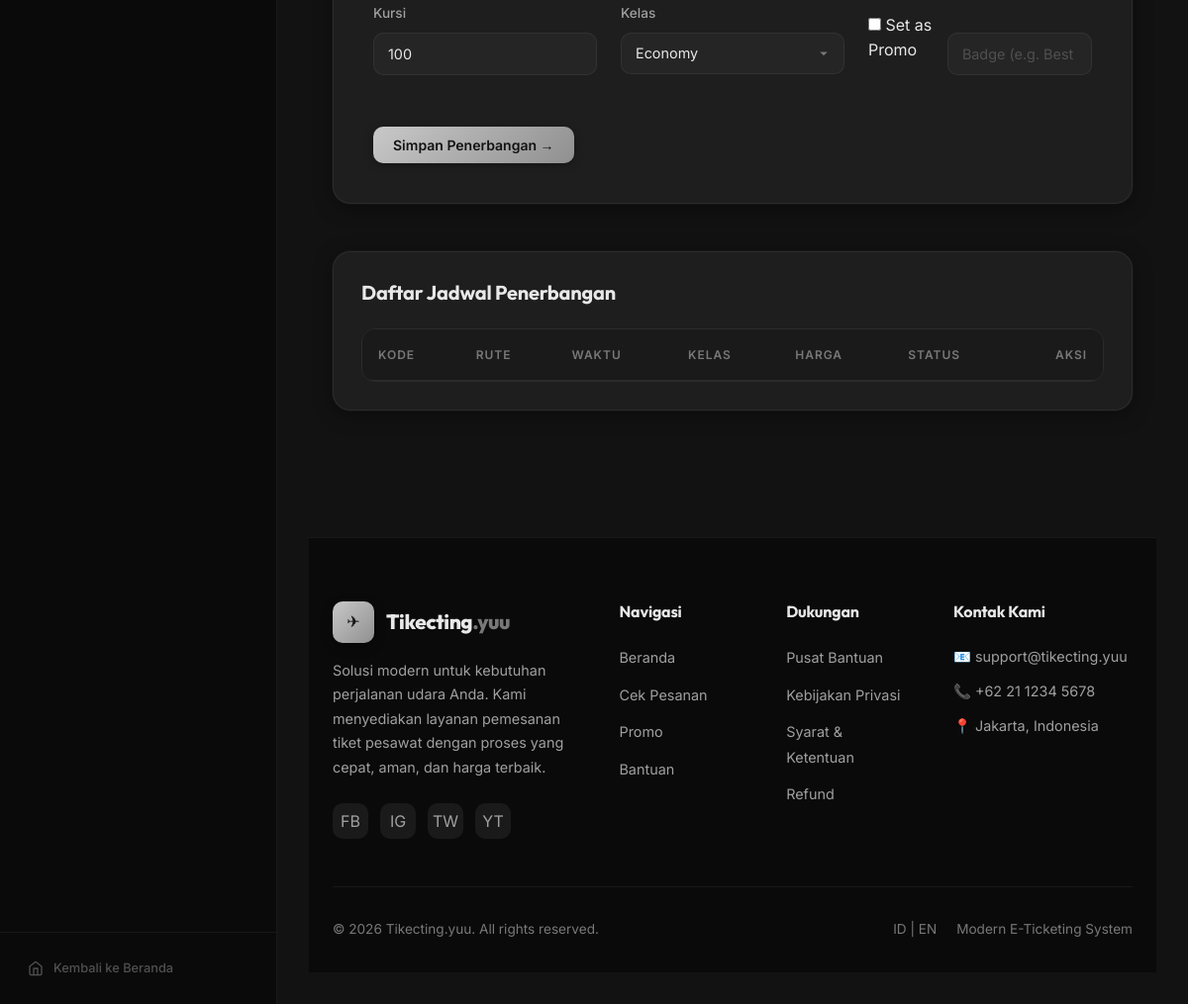
The page /admin/tickets.php (signed in, lower part) on the database as committed earlier.
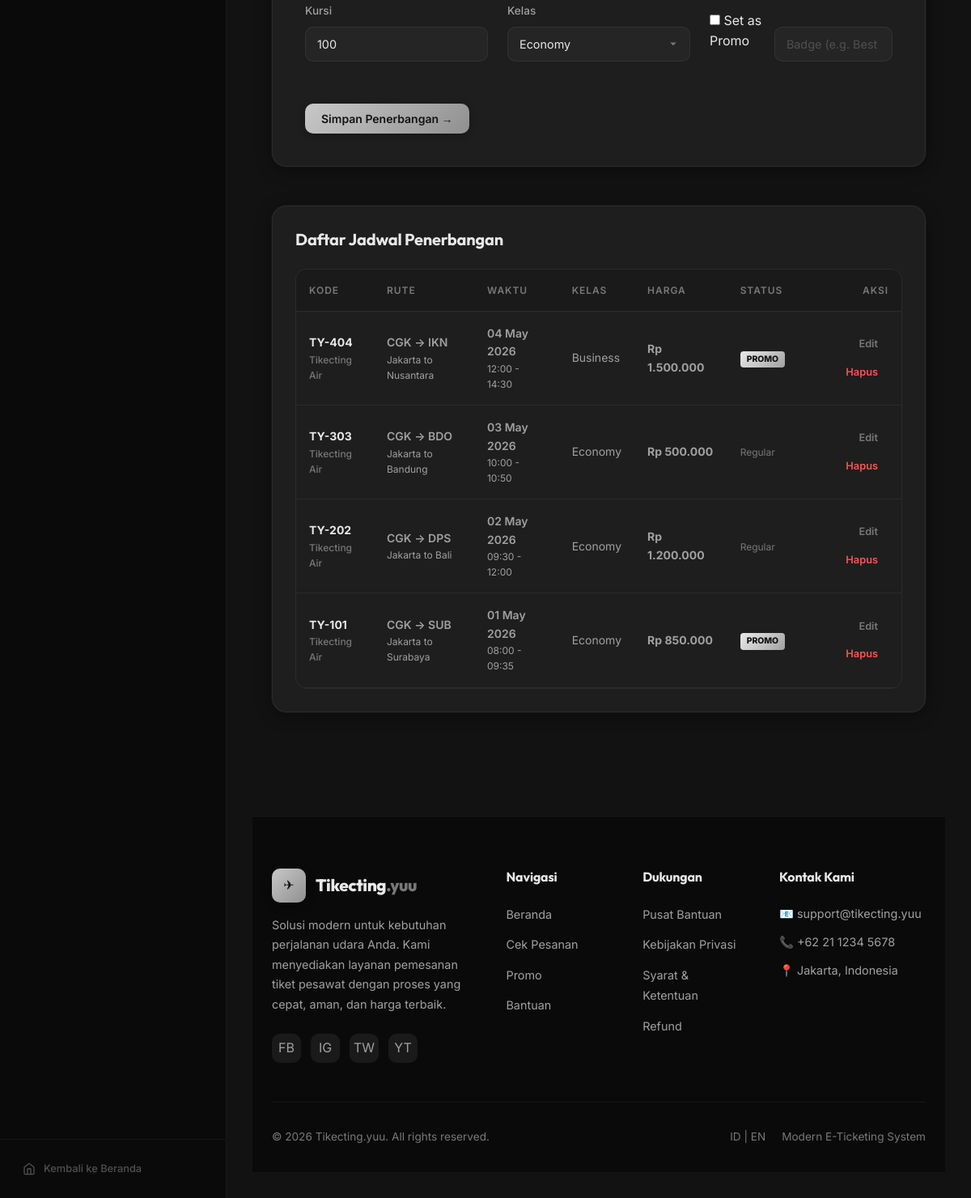
The same page on the database as committed later.
### tables this page shows
CREATE TABLE `flights` (
  `id` int(11) NOT NULL AUTO_INCREMENT,
  `flight_code` varchar(20) NOT NULL,
  `airline_name` varchar(100) NOT NULL,
  `airline_logo` varchar(255) DEFAULT NULL,
  `origin` varchar(100) NOT NULL,
  `origin_code` varchar(10) NOT NULL,
  `destination` varchar(100) NOT NULL,
  `dest_code` varchar(10) NOT NULL,
  `depart_date` date NOT NULL,
  `depart_time` time NOT NULL,
  `arrive_time` time NOT NULL,
  `duration` varchar(50) DEFAULT NULL,
  `transit` enum('direct','1_transit','2_transit') DEFAULT 'direct',
  `price` decimal(12,2) NOT NULL,
  `class` enum('economy','business','first') DEFAULT 'economy',
  `seats_available` int(11) DEFAULT 100,
  `baggage_capacity` varchar(50) DEFAULT '20kg',
  `refund_policy` text DEFAULT NULL,
  `facilities` text DEFAULT NULL,
  `delay_history` varchar(100) DEFAULT 'On Time',
  `rating` decimal(2,1) DEFAULT 4.5,
  `is_promo` tinyint(1) DEFAULT 0,
  `promo_badge` varchar(50) DEFAULT NULL,
  `created_at` timestamp NOT NULL DEFAULT current_timestamp(),
  PRIMARY KEY (`id`)
);

### config.php (called while the page is built, shortened)
<?php
function e($str) {
    return htmlspecialchars((string)$str, ENT_QUOTES, 'UTF-8');
}
function format_rupiah($amount){
    return 'Rp ' . number_format($amount, 0, ',', '.');
}

### admin/tickets.php (the view, shortened to what the changed rows need)
<?php
require_once __DIR__ . '/../config.php';
require_once __DIR__ . '/../includes/functions.php';
$flights = $pdo->query('SELECT * FROM flights ORDER BY depart_date DESC, depart_time ASC')->fetchAll();
?>
<!doctype html>
<html lang="id">
<head>
  <?php include __DIR__ . '/../includes/head.php'; ?>
</head>
<body class="tyy-bg-base">
  <?php include __DIR__ . '/../includes/navbar.php'; ?>
  <div class="tyy-page-content">
    <div class="tyy-container">
      <div class="tyy-card fade-in">
        <div class="tyy-table-wrap" style="overflow-x:auto;">
          <table class="tyy-table" style="width:100%; border-collapse:collapse;">
            <thead>
              <tr style="text-align:left; border-bottom:1px solid var(--border-subtle); color:var(--text-muted);">
                <th style="padding:1rem;">KODE</th>
                <th style="padding:1rem;">RUTE</th>
                <th style="padding:1rem;">WAKTU</th>
                <th style="padding:1rem;">KELAS</th>
                <th style="padding:1rem;">HARGA</th>
                <th style="padding:1rem;">STATUS</th>
                <th style="padding:1rem; text-align:right;">AKSI</th>
              </tr>
            </thead>
            <tbody>
              <?php foreach($flights as $f): ?>
                <tr style="border-bottom:1px solid var(--border-subtle);">
                  <td style="padding:1rem;">
                    <div style="font-weight:700; color:var(--text-primary);"><?=e($f['flight_code'])?></div>
                    <div style="font-size:0.75rem; color:var(--text-muted);"><?=e($f['airline_name'])?></div>
                  </td>
                  <td style="padding:1rem;">
                    <div style="font-weight:600;"><?=e($f['origin_code'])?> → <?=e($f['dest_code'])?></div>
                    <div style="font-size:0.75rem; color:var(--text-secondary);"><?=e($f['origin'])?> to <?=e($f['destination'])?></div>
                  </td>
                  <td style="padding:1rem;">
                    <div style="font-weight:600;"><?=date('d M Y', strtotime($f['depart_date']))?></div>
                    <div style="font-size:0.75rem; color:var(--text-secondary);"><?=date('H:i', strtotime($f['depart_time']))?> - <?=date('H:i', strtotime($f['arrive_time']))?></div>
                  </td>
                  <td style="padding:1rem; text-transform:capitalize;"><?=e($f['class'])?></td>
                  <td style="padding:1rem; font-weight:700;"><?=format_rupiah($f['price'])?></td>
                  <td style="padding:1rem;">
                    <?php if($f['is_promo']): ?>
                      <span class="tyy-badge" style="background:var(--gradient-silver); color:var(--text-inverse); padding:2px 8px; border-radius:4px; font-size:0.65rem; font-weight:800;">PROMO</span>
                    <?php else: ?>
                      <span style="color:var(--text-muted); font-size:0.75rem;">Regular</span>
                    <?php endif; ?>
                  </td>
                  <td style="padding:1rem; text-align:right;">
                    <a href="?edit=<?=$f['id']?>" class="tyy-btn tyy-btn-ghost tyy-btn-sm">Edit</a>
                    <a href="?delete=<?=$f['id']?>" class="tyy-btn tyy-btn-ghost tyy-btn-sm" style="color:#ff5252;" onclick="return confirm('Hapus penerbangan ini?')">Hapus</a>
                  </td>
                </tr>
              <?php endforeach; ?>
            </tbody>
          </table>
        </div>
      </div>
    </div>
  </div>
</body>
</html>

Rows that differ between the two databases and show on the page:
added flights: flight_code "TY-404", airline_name "Tikecting Air", origin_code "CGK", dest_code "IKN", origin "Jakarta", destination "Nusantara", depart_date "04 May 2026", depart_time "12:00", arrive_time "14:30", class "Business", price "Rp 1.500.000", is_promo "PROMO"
added flights: flight_code "TY-303", airline_name "Tikecting Air", origin_code "CGK", dest_code "BDO", origin "Jakarta", destination "Bandung", depart_date "03 May 2026", depart_time "10:00", arrive_time "10:50", class "Economy", price "Rp 500.000", is_promo "Regular"
added flights: flight_code "TY-202", airline_name "Tikecting Air", origin_code "CGK", dest_code "DPS", origin "Jakarta", destination "Bali", depart_date "02 May 2026", depart_time "09:30", arrive_time "12:00", class "Economy", price "Rp 1.200.000", is_promo "Regular"
added flights: flight_code "TY-101", airline_name "Tikecting Air", origin_code "CGK", dest_code "SUB", origin "Jakarta", destination "Surabaya", depart_date "01 May 2026", depart_time "08:00", arrive_time "09:35", class "Economy", price "Rp 850.000", is_promo "PROMO"
